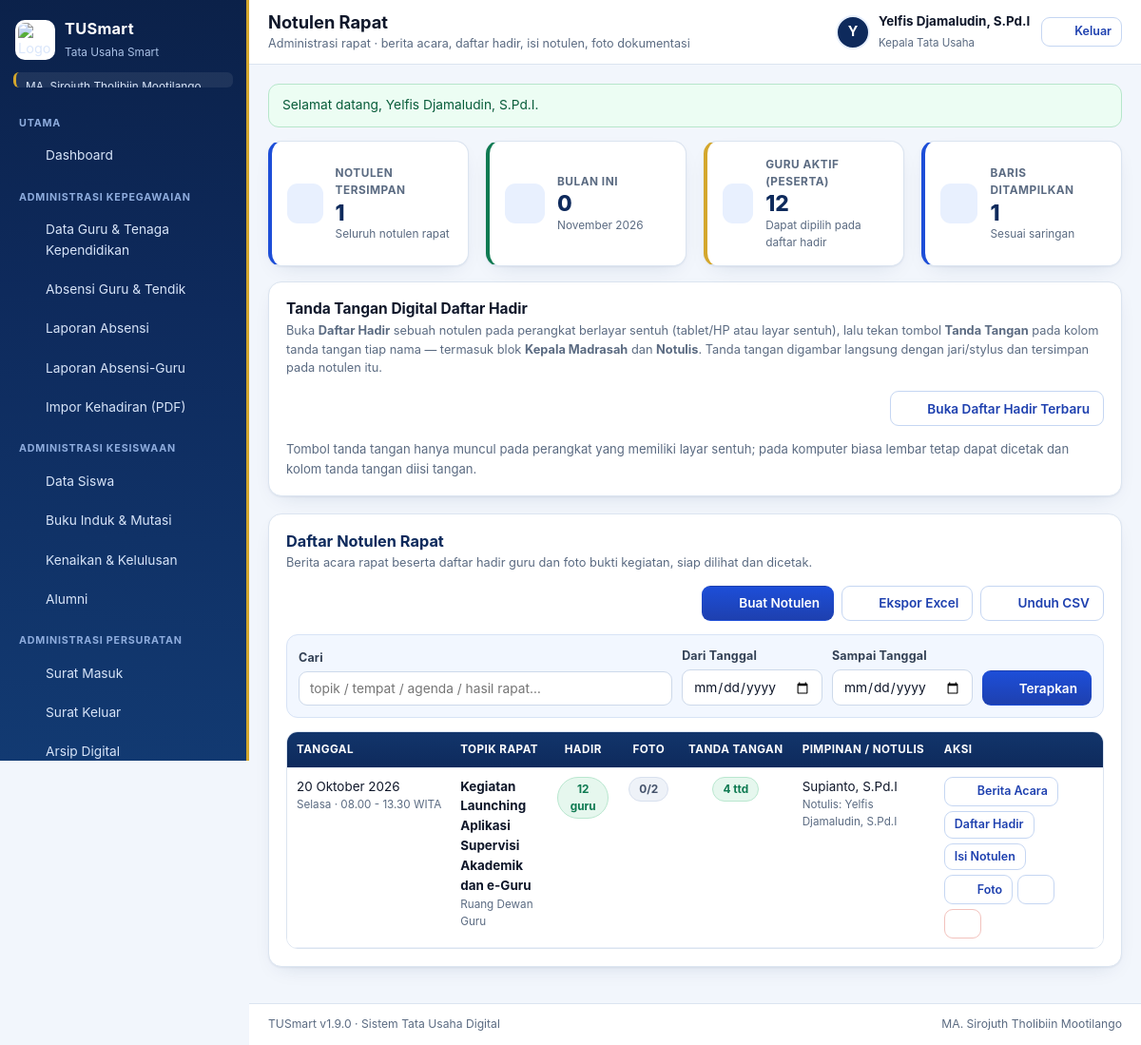
Screenshot of /notulen.php (signed in) with the database file from the repository.
### tables this page shows
CREATE TABLE users (
    id INTEGER PRIMARY KEY AUTOINCREMENT,
    username TEXT NOT NULL UNIQUE,
    nama TEXT NOT NULL,
    password TEXT NOT NULL,
    role TEXT NOT NULL DEFAULT 'kepala_tu',
    jabatan TEXT,
    telepon TEXT,
    foto TEXT,
    aktif INTEGER NOT NULL DEFAULT 1,
    dibuat TEXT,
    terakhir TEXT
);

CREATE TABLE notulen (
    id INTEGER PRIMARY KEY AUTOINCREMENT,
    tanggal TEXT NOT NULL,
    waktu TEXT,
    tempat TEXT,
    judul TEXT NOT NULL,
    agenda TEXT,
    pembahasan TEXT,
    keputusan TEXT,
    pimpinan TEXT,
    pimpinan_jabatan TEXT,
    notulis TEXT,
    dibuat TEXT,
    dibuat_oleh TEXT
);

### notulen.php (the view, shortened to what this page needs)
<?php
require_login();
$cari = f('cari');
$fDari = tanggal_sah(f('dari')) ? f('dari') : '';
$fSampai = tanggal_sah(f('sampai')) ? f('sampai') : '';
$w = [];
$arg = [];
$rows = semua('SELECT n.*,
        (SELECT COUNT(*) FROM notulen_hadir h WHERE h.notulen_id = n.id) AS jml_hadir,
        (SELECT COUNT(*) FROM notulen_foto f WHERE f.notulen_id = n.id) AS jml_foto,
        (SELECT COUNT(*) FROM notulen_ttd t WHERE t.notulen_id = n.id) AS jml_ttd
    FROM notulen n' . ($w ? ' WHERE ' . implode(' AND ', $w) : '')
    . ' ORDER BY n.tanggal DESC, n.id DESC LIMIT 300', $arg);
$totalNotulen = (int) kolom('SELECT COUNT(*) FROM notulen');
$bulanIni = (int) kolom('SELECT COUNT(*) FROM notulen WHERE substr(tanggal,1,7) = ?', [date('Y-m')]);
$guruAktif = (int) kolom('SELECT COUNT(*) FROM guru WHERE aktif = 1');
$qCetak = http_build_query(array_filter(['cari' => $cari, 'dari' => $fDari, 'sampai' => $fSampai]));
page_top('Notulen Rapat', 'Administrasi rapat · berita acara, daftar hadir, isi notulen, foto dokumentasi');
?>
<div class="grid g4">
  <?= kartu('Notulen Tersimpan', (string) $totalNotulen, 'Seluruh notulen rapat', 'notulen', 'biru') ?>
  <?= kartu('Bulan Ini', (string) $bulanIni, bulan_id()[(int) date('n')] . ' ' . date('Y'), 'absen', 'hijau') ?>
  <?= kartu('Guru Aktif (Peserta)', (string) $guruAktif, 'Dapat dipilih pada daftar hadir', 'guru', 'emas') ?>
  <?= kartu('Baris Ditampilkan', (string) count($rows), 'Sesuai saringan', 'saring', 'biru') ?>
</div>
<div class="card mt16">
  <div class="card-kepala">
    <div>
      <h3 class="mb0">Tanda Tangan Digital Daftar Hadir</h3>
      <p class="card-ket">Buka <b>Daftar Hadir</b> sebuah notulen pada perangkat berlayar sentuh (tablet/HP
        atau layar sentuh), lalu tekan tombol <b>Tanda Tangan</b> pada kolom tanda tangan tiap nama —
        termasuk blok <b>Kepala <?= e(istilah_lembaga()) ?></b> dan <b>Notulis</b>. Tanda tangan digambar
        langsung dengan jari/stylus dan tersimpan pada notulen itu.</p>
    </div>
    <div class="card-aksi">
      <?php $notulenTtdTerakhir = $rows[0]['id'] ?? 0; ?>
      <?php if ($notulenTtdTerakhir): ?>
        <a class="btn btn-garis" href="cetak_notulen.php?id=<?= (int) $notulenTtdTerakhir ?>&amp;bagian=hadir"
          target="_blank" rel="noopener"><?= ikon('ubah') ?> Buka Daftar Hadir Terbaru</a>
      <?php endif; ?>
    </div>
  </div>
  <p class="kecil mut" style="margin:0">Tombol tanda tangan hanya muncul pada perangkat yang memiliki
    layar sentuh; pada komputer biasa lembar tetap dapat dicetak dan kolom tanda tangan diisi tangan.</p>
</div>
<section class="card mt16">
  <div class="card-kepala">
    <div>
      <h2>Daftar Notulen Rapat</h2>
      <p class="card-ket">Berita acara rapat beserta daftar hadir guru dan foto bukti kegiatan, siap dilihat dan dicetak.</p>
    </div>
    <div class="card-aksi">
      <a class="btn" href="notulen_form.php"><?= ikon('tambah') ?> Buat Notulen</a>
      <button class="btn btn-garis" type="button" data-ekspor="#dataEkspor" data-nama="notulen-rapat"><?= ikon('unduh') ?> Ekspor Excel</button>
      <a class="btn btn-garis" href="?unduh=csv&<?= e($qCetak) ?>"><?= ikon('unduh') ?> Unduh CSV</a>
    </div>
  </div>
  <form class="saring" method="get">
    <div class="medan cari"><label for="cari">Cari</label>
      <input type="search" id="cari" name="cari" value="<?= e($cari) ?>" placeholder="topik / tempat / agenda / hasil rapat…"></div>
    <div class="medan"><label for="dari">Dari Tanggal</label>
      <input type="date" id="dari" name="dari" value="<?= e($fDari) ?>" data-auto></div>
    <div class="medan"><label for="sampai">Sampai Tanggal</label>
      <input type="date" id="sampai" name="sampai" value="<?= e($fSampai) ?>" data-auto></div>
    <button class="btn" type="submit"><?= ikon('saring') ?> Terapkan</button>
  </form>
  <?php if (!$rows): ?>
    <div class="kosong">
      <b>Belum ada notulen rapat.</b><br>
      Buat notulen lewat tombol “Buat Notulen”, lalu pilih guru yang menghadiri rapat.
      <div class="mt12"><a class="btn" href="notulen_form.php"><?= ikon('tambah') ?> Buat Notulen</a></div>
    </div>
  <?php else: ?>
    <div class="tabel-bungkus">
      <table class="tbl" id="tblNotulen">
        <thead><tr>
          <th style="width:112px">Tanggal</th>
          <th>Topik Rapat</th>
          <th class="tengah" style="width:82px">Hadir</th>
          <th class="tengah" style="width:66px">Foto</th>
          <th class="tengah" style="width:96px">Tanda Tangan</th>
          <th style="width:150px">Pimpinan / Notulis</th>
          <th style="width:230px">Aksi</th>
        </tr></thead>
        <tbody>
        <?php foreach ($rows as $r): $jid = (int) $r['id']; $hal = nama_hari(); ?>
          <tr>
            <td class="nowrap">
              <?= e(tanggal_id((string) $r['tanggal'])) ?>
              <span class="sel-sub"><?= e($hal[(int) date('N', strtotime((string) $r['tanggal']))] ?? '') ?><?= trim((string) $r['waktu']) !== '' ? ' · ' . e((string) $r['waktu']) : '' ?></span>
            </td>
            <td>
              <b><?= e((string) ($r['judul'] ?: '(topik belum diisi)')) ?></b>
              <span class="sel-sub"><?= e((string) ($r['tempat'] ?: 'tempat belum diisi')) ?></span>
            </td>
            <td class="tengah"><span class="chip hijau"><?= (int) $r['jml_hadir'] ?> guru</span></td>
            <td class="tengah"><span class="chip <?= (int) $r['jml_foto'] > 0 ? 'hijau' : 'mut' ?>"
              title="Foto bukti kegiatan (maksimal <?= (int) NOTULEN_FOTO_MAKS ?>)"><?= (int) $r['jml_foto'] ?>/<?= (int) NOTULEN_FOTO_MAKS ?></span></td>
            <td class="tengah"><a class="chip <?= (int) $r['jml_ttd'] > 0 ? 'hijau' : 'mut' ?>"
              href="cetak_notulen.php?id=<?= $jid ?>&amp;bagian=hadir" target="_blank" rel="noopener"
              title="Tanda tangan digital yang sudah tersimpan pada lembar Daftar Hadir — buka lembarnya untuk menandatangani (perangkat layar sentuh)"><?= (int) $r['jml_ttd'] ?> ttd</a></td>
            <td><?= e((string) ($r['pimpinan'] ?: '-')) ?>
              <span class="sel-sub">Notulis: <?= e((string) ($r['notulis'] ?: '-')) ?></span></td>
            <td>
              <div class="aksi">
                <a class="btn btn-garis btn-kecil" href="cetak_notulen.php?id=<?= $jid ?>&amp;bagian=berita" target="_blank" rel="noopener" title="Cetak Berita Acara"><?= ikon('cetak') ?> Berita Acara</a>
                <a class="btn btn-garis btn-kecil" href="cetak_notulen.php?id=<?= $jid ?>&amp;bagian=hadir" target="_blank" rel="noopener" title="Cetak Daftar Hadir">Daftar Hadir</a>
                <a class="btn btn-garis btn-kecil" href="cetak_notulen.php?id=<?= $jid ?>&amp;bagian=isi" target="_blank" rel="noopener" title="Cetak Isi Notulen">Isi Notulen</a>
                <a class="btn btn-garis btn-kecil" href="notulen_form.php?id=<?= $jid ?>#cardFotoNotulen" title="Foto bukti kegiatan (<?= (int) $r['jml_foto'] ?> dari <?= (int) NOTULEN_FOTO_MAKS ?>)"><?= ikon('unggah') ?> Foto</a>
                <a class="btn btn-garis btn-kecil" href="notulen_form.php?id=<?= $jid ?>" title="Ubah notulen"><?= ikon('ubah') ?></a>
                <form method="post" data-konfirmasi="Hapus notulen “<?= e((string) $r['judul']) ?>” beserta daftar hadir dan fotonya?">
                  <button class="btn btn-bahaya btn-garis btn-kecil" type="submit" title="Hapus"><?= ikon('hapus') ?></button>
                </form>
              </div>
            </td>
          </tr>
        <?php endforeach; ?>
        </tbody>
      </table>
    </div>
  <?php endif; ?>
</section>
<?php page_bottom(); ?>

### inc/layout.php (shortened to what this page needs)
<?php
function ikon(string $nama, string $kelas = ''): string
{
    $isi = $p[$nama] ?? $p['cek'];
    return '<svg class="ico' . ($kelas !== '' ? ' ' . $kelas : '') . '" viewBox="0 0 24 24" fill="none" stroke="currentColor" stroke-width="1.7" stroke-linecap="round" stroke-linejoin="round" aria-hidden="true">' . $isi . '</svg>';
}
function menu_sidebar(): array
{
    return [
        ['Utama', [
            ['index.php', 'Dashboard', 'dashboard', false],
        ]],
        ['Administrasi Kepegawaian', [
            ['guru.php', 'Data Guru & Tenaga Kependidikan', 'guru', false],
            ['absensi_guru.php', 'Absensi Guru & Tendik', 'absen', false],
            ['laporan_absensi.php', 'Laporan Absensi', 'cetak', false],
            ['laporan_absensi_guru.php', 'Laporan Absensi-Guru', 'absen', false],
            ['absensi_impor.php', 'Impor Kehadiran (PDF)', 'unggah', false],
        ]],
        ['Administrasi Kesiswaan', [
            ['siswa.php', 'Data Siswa', 'siswa', false],
            ['buku_induk.php', 'Buku Induk & Mutasi', 'buku', false],
            ['kenaikan.php', 'Kenaikan & Kelulusan', 'buku', false],
            ['alumni.php', 'Alumni', 'pengguna', false],
        ]],
        ['Administrasi Persuratan', [
            ['surat_masuk.php', 'Surat Masuk', 'surat_masuk', false],
            ['surat_keluar.php', 'Surat Keluar', 'surat_keluar', false],
            ['arsip.php', 'Arsip Digital', 'arsip', false],
        ]],
        ['Administrasi Sarana Prasarana', [
            ['sarpras.php', 'Inventaris Sarpras', 'sarpras', false],
            ['perpustakaan.php', 'Inventaris Perpustakaan', 'buku', false],
        ]],
        ['Administrasi Rapat', [
            ['notulen.php', 'Notulen Rapat', 'notulen', false],
        ]],
        ['Pengaturan', [
            ['pengaturan_akun.php', 'Pengaturan Akun', 'akun', false],
            ['pengguna.php', 'Manajemen Pengguna', 'pengguna', true],
            ['pengaturan_lembaga.php', 'Pengaturan Data Lembaga', 'lembaga', false],
        ]],
    ];
}
function halaman_aktif(): string
{
    return basename((string) ($_SERVER['SCRIPT_NAME'] ?? 'index.php'));
}
function page_top(string $judul, string $subjudul = ''): void
{
    $u = current_user();
    $aktif = halaman_aktif();
    $lembaga = lembaga_nama();
    $logo = setting('logo');
    ?><!DOCTYPE html>
<html lang="id">
<head>
<link rel="stylesheet" href="assets/style.css?v=<?= e(APP_VERSION) ?>">
</head>
<body>
<div class="kerangka">
  <aside class="sidebar" id="sidebar">
    <div class="merek">
      <?php if ($logo !== ''): ?>
        <img class="merek-logo" src="<?= e($logo) ?>" alt="Logo <?= e($lembaga) ?>">
      <?php else: ?>
        <span class="merek-logo merek-huruf">TU</span>
      <?php endif; ?>
      <div class="merek-teks">
        <strong><?= e(APP_NAME) ?></strong>
        <small>Tata Usaha Smart</small>
      </div>
    </div>
    <div class="merek-lembaga" title="<?= e($lembaga) ?>"><?= e($lembaga) ?></div>
    <nav class="nav" aria-label="Menu aplikasi">
      <?php foreach (menu_sidebar() as [$seksi, $item]): ?>
        <?php
        $tampil = [];
        foreach ($item as $it) {
            if (!empty($it[3]) && !is_super()) { continue; }
            $tampil[] = $it;
        }
        ?>
        <div class="nav-seksi"><?= e($seksi) ?></div>
        <?php foreach ($tampil as [$berkas, $label, $ic, ]): ?>
          <a class="nav-item<?= $aktif === $berkas ? ' on' : '' ?>" href="<?= e($berkas) ?>">
            <?= ikon($ic) ?><span><?= e($label) ?></span>
          </a>
        <?php endforeach; ?>
      <?php endforeach; ?>
    </nav>
  </aside>
  <div class="utama">
    <header class="topbar">
      <div class="topbar-judul">
        <h1><?= e($judul) ?></h1>
        <?php if ($subjudul !== ''): ?><p><?= e($subjudul) ?></p><?php endif; ?>
      </div>
      <div class="topbar-kanan">
        <div class="pengguna">
          <?php $foto = (string) ($u['foto'] ?? ''); ?>
          <?php if ($foto !== ''): ?>
            <img class="avatar" src="<?= e($foto) ?>" alt="Foto <?= e($u['nama'] ?? '') ?>">
          <?php else: ?>
            <span class="avatar avatar-huruf"><?= e(strtoupper(substr((string) ($u['nama'] ?? 'U'), 0, 1))) ?></span>
          <?php endif; ?>
          <div class="pengguna-teks">
            <strong><?= e($u['nama'] ?? '') ?></strong>
            <small><?= e(role_label()) ?></small>
          </div>
        </div>
        <a class="btn btn-garis btn-kecil" href="logout.php" data-konfirmasi="Keluar dari aplikasi sekarang?"><?= ikon('keluar') ?> Keluar</a>
      </div>
    </header>
    <main class="konten" id="konten">
      <?= flash_render() ?>
<?php
}
function page_bottom(): void
{
    ?>
    </main>
    <footer class="kaki">
      <span><?= e(APP_NAME) ?> v<?= e(APP_VERSION) ?> · Sistem Tata Usaha Digital</span>
      <span><?= e(lembaga_nama()) ?></span>
    </footer>
  </div>
</div>
</body>
</html>
<?php
}
function kartu(string $label, string $nilai, string $ket = '', string $ikonNama = 'dashboard', string $kelas = ''): string
{
    return '<div class="kartu-stat ' . e($kelas) . '">'
        . '<div class="kartu-stat-ikon">' . ikon($ikonNama) . '</div>'
        . '<div class="kartu-stat-teks"><div class="kartu-stat-label">' . e($label) . '</div>'
        . '<div class="kartu-stat-nilai">' . e($nilai) . '</div>'
        . ($ket !== '' ? '<div class="kartu-stat-ket">' . e($ket) . '</div>' : '')
        . '</div></div>';
}

### rows the page displays
users: nama "Y", nama "Yelfis Djamaludin, S.Pd.I"
notulen: tanggal "20 Oktober 2026", tanggal "Selasa", waktu "08.00 - 13.30 WITA", judul "Kegiatan Launching Aplikasi Supervisi Akademik dan e-Guru", tempat "Ruang Dewan Guru", jml_hadir "12", jml_foto "0", jml_ttd "4", pimpinan "Supianto, S.Pd.I", notulis "Yelfis Djamaludin, S.Pd.I"

### other values shown
APP_NAME "TUSmart"
$seksi "UTAMA"
$label "Dashboard"
$seksi "ADMINISTRASI KEPEGAWAIAN"
$label "Data Guru & Tenaga Kependidikan"
$label "Absensi Guru & Tendik"
$label "Laporan Absensi"
$label "Laporan Absensi-Guru"
$label "Impor Kehadiran (PDF)"
$seksi "ADMINISTRASI KESISWAAN"
$label "Data Siswa"
$label "Buku Induk & Mutasi"
$label "Kenaikan & Kelulusan"
$label "Alumni"
$seksi "ADMINISTRASI PERSURATAN"
